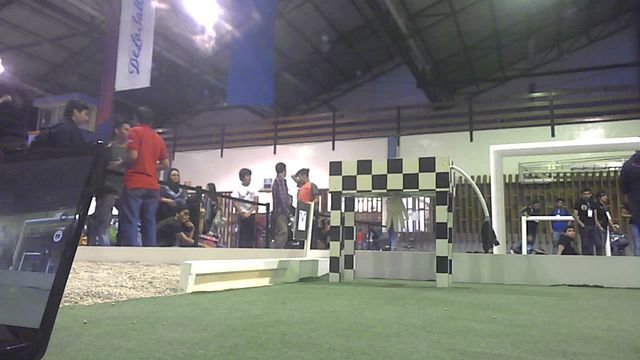
#> input picture Raspberrypi/TestPhotos/11.jpg, 640 x 360 px, given in place of the camera
$ python calibrationTurns.py   (Python 2 division)
#> lines starting #> are read from the running program, lines starting #| are printed output that depends on the picture; after the words box and inside, x2 and y2 are one past the last pixel; in counts of white or black regions, pixels touching at a corner belong together


# standar libs
import cv2
import numpy as np
import serial
import time
from copy import deepcopy

# Roborregos libs
import sys
sys.path.insert(0, '../lib/')
import Larc_vision_2017 as rb
import communication as com

# CODE


mainFrame = []
cap = cv2.VideoCapture(0)
# let camara calibrate light
for i in range(10):
	cap.read()
#> this loop made 10 passes
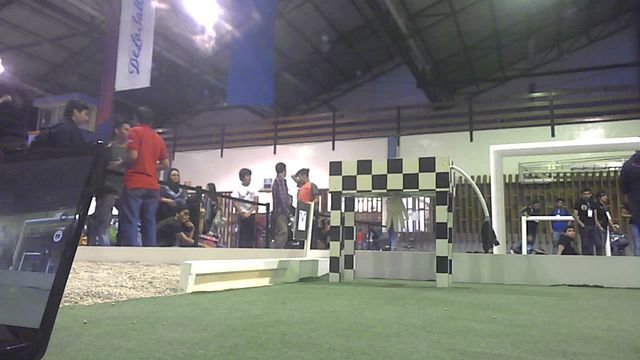
#> input picture Raspberrypi/TestPhotos/11.jpg, 640 x 360 px, given in place of the camera


def takePicture():
	global mainFrame
	# mainFrame=cv2.imread('test_photos/'+str(frameNumber)+'.jpg')
	# mainFrame=cv2.pyrDown(mainFrame)
	for i in range(4):
		cap.grab()

	goodFrm, mainFrame = cap.read()
	print "I took a pic"

def colorFilterCalibration():
	imagen = mainFrame.copy()
	hsv = cv2.cvtColor(imagen, cv2.COLOR_BGR2HSV)

	bajos = np.array([5,100,100], dtype=np.uint8)
	altos = np.array([20, 255, 255], dtype=np.uint8)

	mask = cv2.inRange(hsv, bajos, altos)

	moments = cv2.moments(mask)
	area = moments['m00']
	x = 0

	print area
	if(area > 10):

		x = int(moments['m10']/moments['m00'])
		y = int(moments['m01']/moments['m00'])

		cv2.rectangle(imagen, (x, y), (x+2, y+2),(0,200,255), 2)
		cv2.line(mainFrame,(x,0),(x,480),(0,200,0),1)

	#cv2.imshow('mask', mask)

	return imagen, x

def getCowXcenter(left,right):
	center = (left+right)/2
	cv2.line(mainFrame,(center,0),(center,480),(0,255,255),1)
	return center

def getXCenterFrame():
	center = (mainFrame.shape[1])/2
	cv2.line(mainFrame,(center,0),(center,480),(0,0,255),2)
	return center

def getLimits(maxLenT):
	left,right,up=rb.calcCowLimits(maxLenT)
	drawLimits(left,right,up)
	return left,right,up

def drawLimits(left,right,y):
	global mainFrame
	font = cv2.FONT_HERSHEY_SIMPLEX
	cv2.line(mainFrame,(left,0),(left,480),(255,0,0),3)
	cv2.line(mainFrame,(right,0),(right,480),(255,0,0),3)
	cv2.line(mainFrame,(0,y),(640,y),(255,0,0),3)
	# cv2.putText(mainFrame,("diff L: " + str(left)),(30,20), font, 0.8,(0,0,255),1,cv2.LINE_AA)
	# cv2.putText(mainFrame,("diff R: " + str(640-right)),(30,50), font, 0.8,(0,0,255),1,cv2.LINE_AA)
	# cv2.putText(mainFrame,("diff Top: " + str(y)),(30,80), font, 0.8,(0,0,255),1,cv2.LINE_AA)

'''
    MAIN
'''
if __name__ == "__main__":

	while True:

		takePicture()
#> in takePicture, mainFrame is the input picture: shape (360, 640, 3); mean B, G, R 113.3, 117, 115.5
		frame, x =  colorFilterCalibration()
#> in colorFilterCalibration, `hsv = cv2.cvtColor(imagen, cv2.COLOR_BGR2HSV)`: hsv: shape (360, 640, 3); mean H, S, V 83.2, 37.5, 125
#> in colorFilterCalibration, `mask = cv2.inRange(hsv, bajos, altos)`:
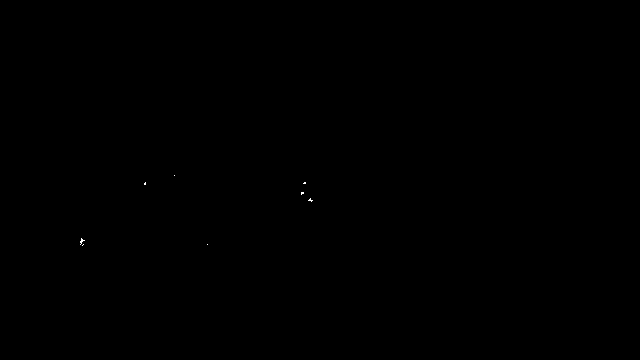
#> mask: shape (360, 640); 0.02% white in thin lines or dots, all inside (x1, y1, x2, y2) = (80, 175, 313, 246)
#> in colorFilterCalibration, `moments = cv2.moments(mask)`: moments = moments, m00 11220, centre m10/m00, m01/m00 = (200.7, 210.3)
#> in colorFilterCalibration, `area = moments['m00']`: area = 11220
#| 11220.0
#> in colorFilterCalibration, `x = int(moments['m10']/moments['m00'])`: x = 200
#> in colorFilterCalibration, `y = int(moments['m01']/moments['m00'])`: y = 210
#> in colorFilterCalibration, `cv2.rectangle(imagen, (x, y), (x+2, y+2),(0,200,255), 2)`: imagen: shape (360, 640, 3); 0.01% of pixels changed, all inside (x1, y1, x2, y2) = (199, 209, 204, 214)
#> x = 200
		center = getXCenterFrame()
#> in getXCenterFrame, `cv2.line(mainFrame,(center,0),(center,480),(0,0,255),2)`:
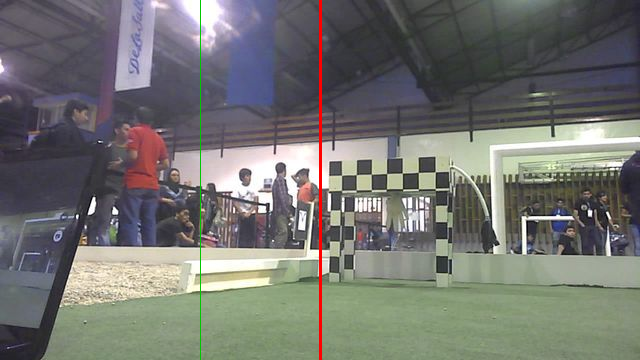
#> mainFrame: shape (360, 640, 3); mean B, G, R 112.5, 116.4, 115.9
#> center = 320
		cv2.imshow("Allignment", mainFrame)
		print ("pixels:  ", center - x)
#| pixels:   120
		cv2.waitKey(0)


		# navegation instructions
#> (the run stopped early here; a loop or call above may not have finished)

$ run again, on Raspberrypi/TestPhotos/13.jpg
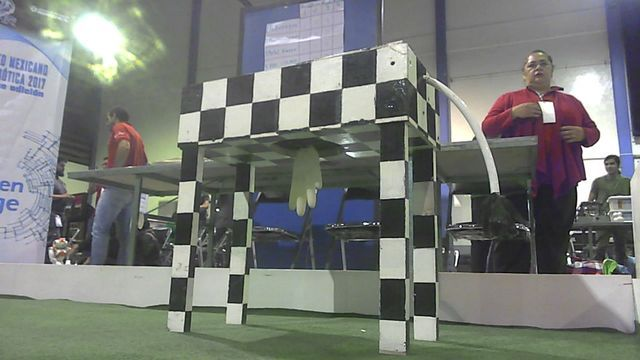
#> input picture Raspberrypi/TestPhotos/13.jpg, 640 x 360 px, given in place of the camera
#> the loop `for i in range(10):` made 10 passes
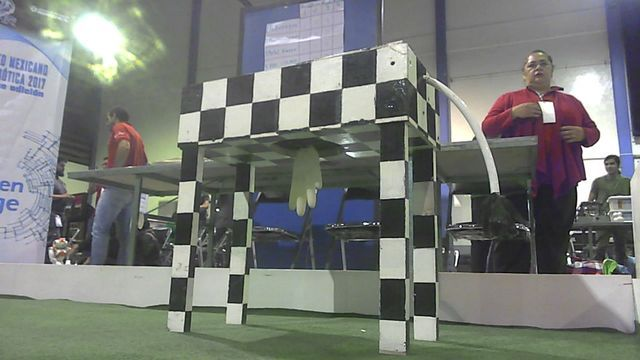
#> input picture Raspberrypi/TestPhotos/13.jpg, 640 x 360 px, given in place of the camera
#> in takePicture, mainFrame is the input picture: shape (360, 640, 3); mean B, G, R 119.3, 123.1, 119.8
#> hsv: shape (360, 640, 3); mean H, S, V 67.9, 32.7, 129
#> mask: shape (360, 640); 0.03% white in thin lines or dots, all inside (x1, y1, x2, y2) = (61, 122, 208, 256)
#> moments = moments, m00 18615, centre m10/m00, m01/m00 = (124.3, 151.8)
#> area = 18615
#| 18615.0
#> in colorFilterCalibration, `x = int(moments['m10']/moments['m00'])`: x = 124
#> y = 151
#> imagen: shape (360, 640, 3); 0.01% of pixels changed, all inside (x1, y1, x2, y2) = (123, 150, 128, 155)
#> `frame, x =  colorFilterCalibration()`: x = 124
#> in getXCenterFrame, `cv2.line(mainFrame,(center,0),(center,480),(0,0,255),2)`:
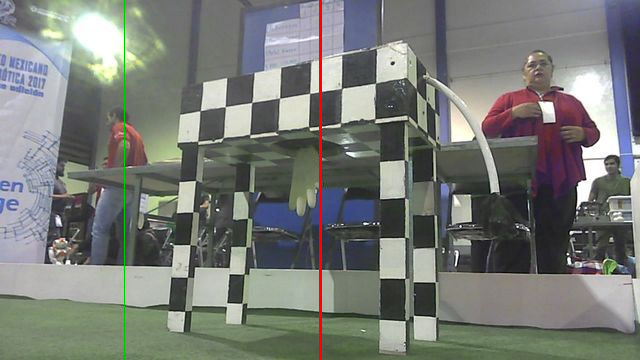
#> mainFrame: shape (360, 640, 3); mean B, G, R 118.5, 122.7, 120.2
#| pixels:   196

$ run again, on Raspberrypi/TestPhotos/14.jpg
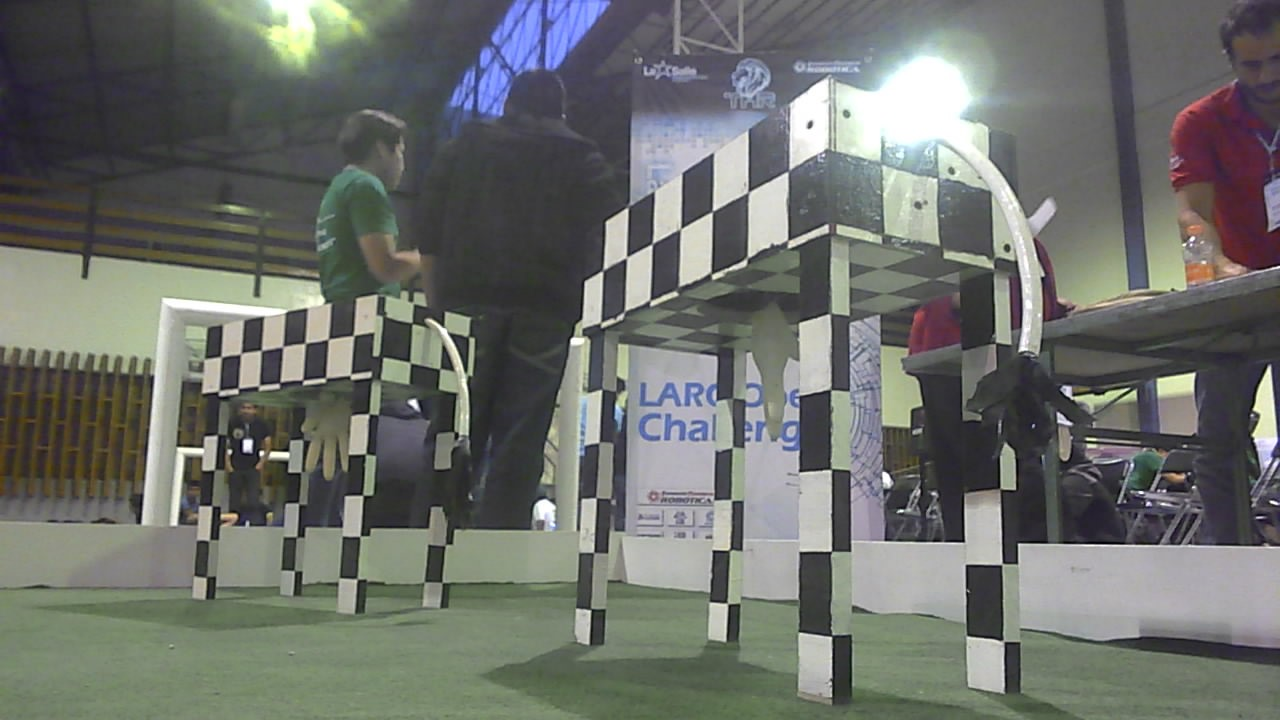
#> input picture Raspberrypi/TestPhotos/14.jpg, 1280 x 720 px, given in place of the camera
#> the loop `for i in range(10):` made 10 passes
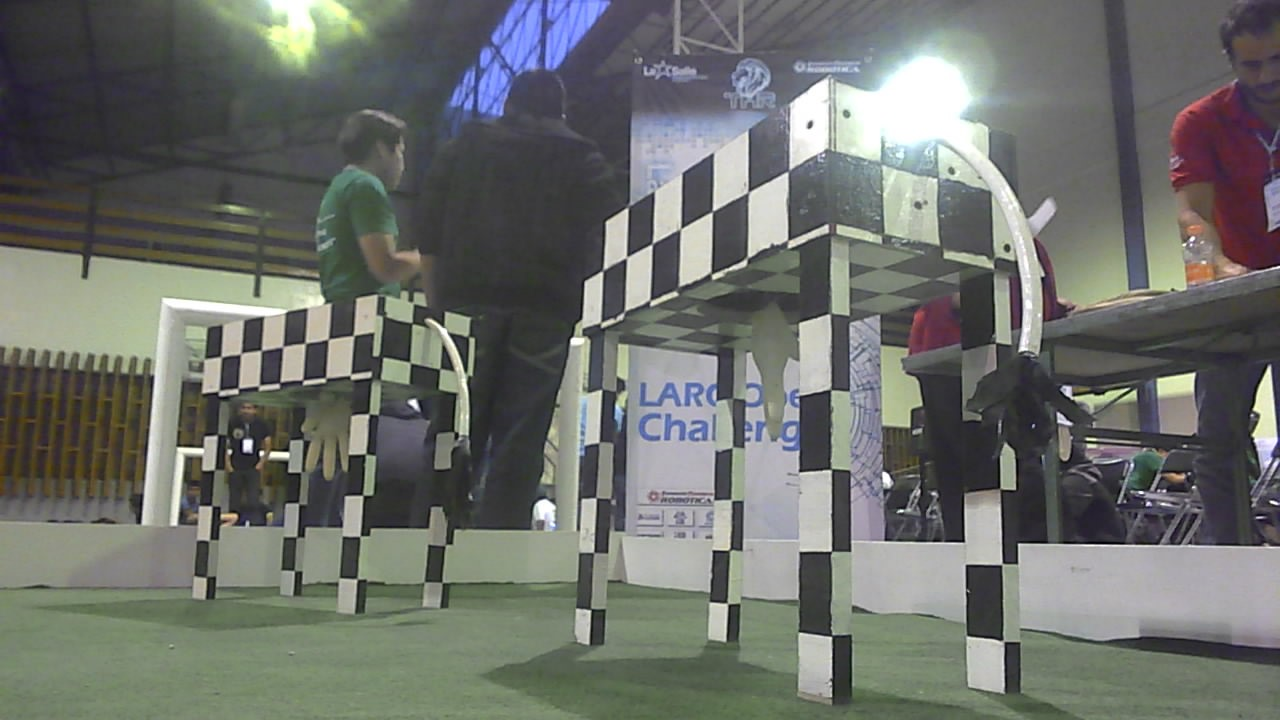
#> input picture Raspberrypi/TestPhotos/14.jpg, 1280 x 720 px, given in place of the camera
#> in takePicture, mainFrame is the input picture: shape (720, 1280, 3); mean B, G, R 107.5, 112.1, 109.3
#> hsv: shape (720, 1280, 3); mean H, S, V 71.7, 31.9, 117.1
#> mask: shape (720, 1280); 0.07% white; 19 white regions (15 under 20 px), largest, box (x1, y1, x2, y2) and area: (1185, 264, 1218, 282) 466, (1185, 224, 1203, 233) 120, (265, 439, 271, 450) 30, (1168, 476, 1178, 480) 30
#> moments = moments, m00 173910, centre m10/m00, m01/m00 = (1150, 281.5)
#> area = 173910
#| 173910.0
#> in colorFilterCalibration, `x = int(moments['m10']/moments['m00'])`: x = 1150
#> y = 281
#> imagen: shape (720, 1280, 3); under 0.01% of pixels changed, all inside (x1, y1, x2, y2) = (1149, 280, 1154, 285)
#> `frame, x =  colorFilterCalibration()`: x = 1150
#> in getXCenterFrame, `cv2.line(mainFrame,(center,0),(center,480),(0,0,255),2)`:
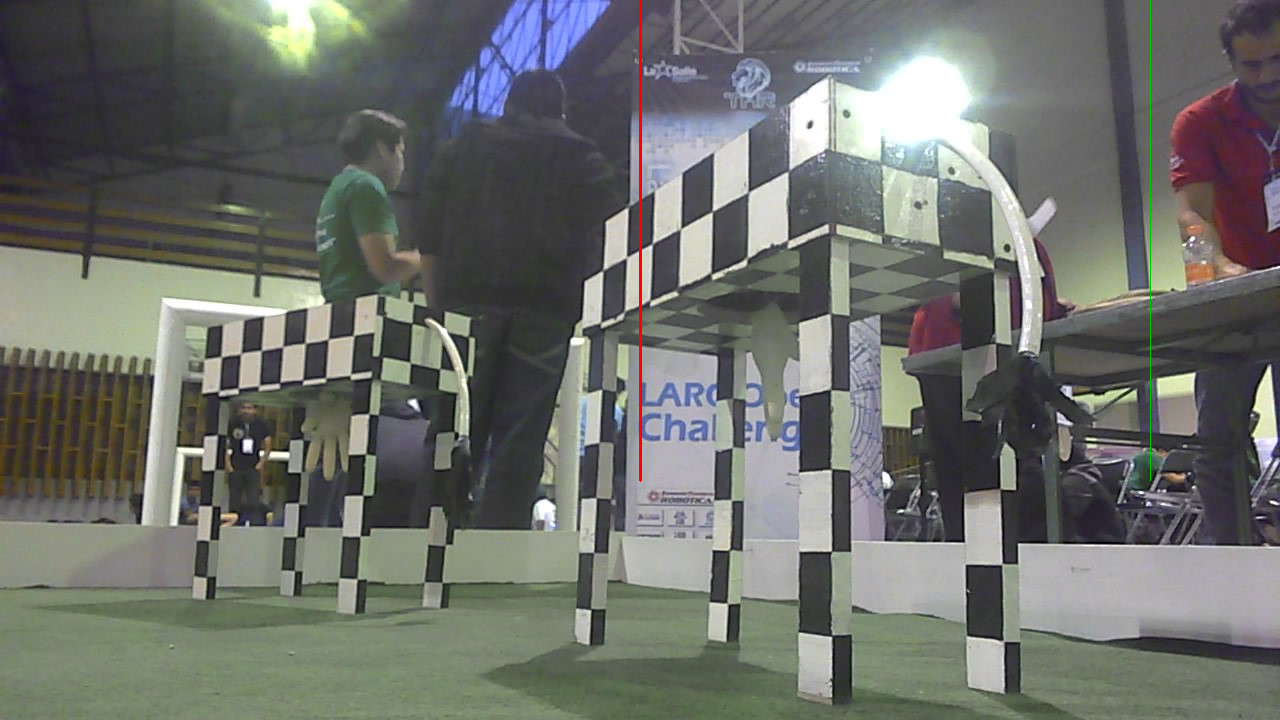
#> mainFrame: shape (720, 1280, 3); mean B, G, R 107.2, 112, 109.5
#| pixels:   -510
